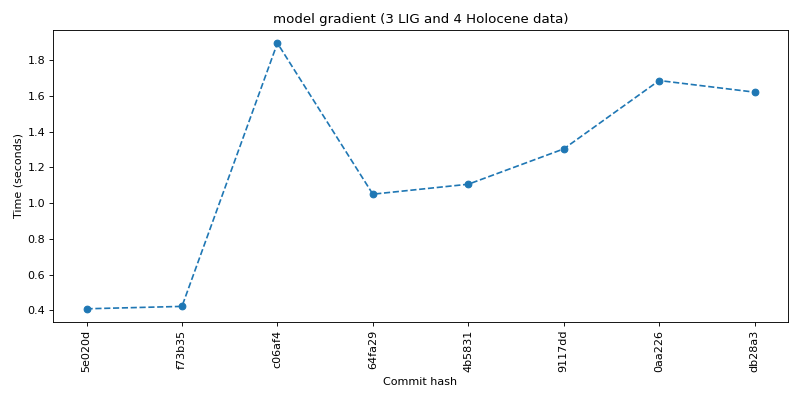

Write Python code to recreate this figure.
fig = plt.figure(figsize=(10,5))
from lig_sea_level.config import GIT_ROOT
import os
import json
benchmarks = os.listdir(str(GIT_ROOT)+'/.asv/results/carbonate')
check = 'time_gradient'
logpt = []
x = []
d = []
for i in range(len(benchmarks)):
    with open(str(GIT_ROOT)+'/.asv/results/carbonate/'+benchmarks[i]) as f:
        data = json.load(f)
        if 'results' in data.keys():
            if f'benchmarks.TimeSuite.{check}' in data['results'].keys():
                if data['results'][f'benchmarks.TimeSuite.{check}'] is not None:
                    logpt.append(data['results'][f'benchmarks.TimeSuite.{check}']['result'])
                    x.append(benchmarks[i][:6])
                    d.append(data['date'])
sortid = np.argsort(d)
plt.plot(np.array(logpt)[sortid],'o--')
plt.gca().set_xticks(np.arange(0,len(logpt)))
_=plt.gca().set_xticklabels(np.array(x)[sortid],rotation=90)
plt.gca().set_xlabel('Commit hash')
plt.gca().set_ylabel('Time (seconds)')
plt.gca().set_title('model gradient (3 LIG and 4 Holocene data)')
fig.tight_layout()
plt.show()
